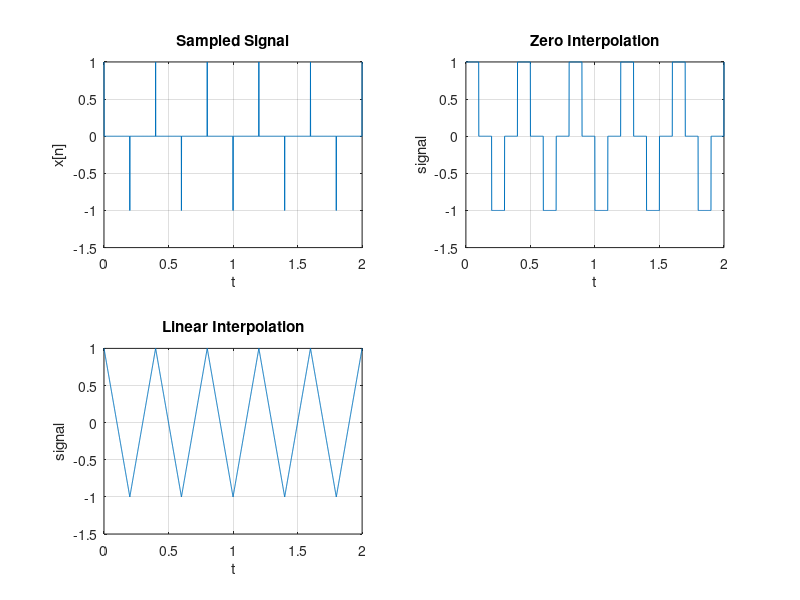

Source code (MATLAB): (Note: this script raises an error after producing the figure.)
t = 0:0.001:2;
xt = cos(5*pi*t) + sin(10*pi*t);
figure()
Ts = 0.1;

% plot(t,xt);
% figure()
count=1;
impulse = zeros(size(t));
for ii= 0:0.001:2
    if(mod(ii,Ts)==0)
        impulse(count) = 1;
    end
    count = count+1;
end

xnt = impulse.*xt;
%n= 0:20;
%xnt = cos(5*pi*t_samples) + sin(10*pi*t_samples);
subplot(2,2,1);
plot(t,xnt);
title("Sampled Signal");
ylabel("x[n]");
xlabel("t");
grid on

%zero interpolation
 % ZERO ORDER INTERPOLATION
 y1 = xnt;
 for ii=2:length(y1)
     if(mod(((ii-1)/1000),Ts)~=0)
         y1(ii) = y1(ii-1);
     end
 end
 
 subplot(2,2,2);
 plot(t,y1);
xlabel("t");
ylabel("signal");
grid on;
title("Zero Interpolation");

%MAE
MAEV = abs(xt-y1);
MAEV = [MAEV(251:1751)];
MAE = max(MAEV);
disp("Zero Interpolation");
disp(MAE);

%Linear Interpolation
% LINEAR INTERPOLATION
 x1=1:(Ts)*1000:length(xnt);
 v= zeros(size(x1));
 count=1;
 for ii=1:(Ts)*1000:length(xnt)
     v(count) = xnt(ii);
     count = count+1;
 end
 xq = 1:length(xnt);
 vq1 = interp1(x1,v,xq);
 subplot(2,2,3);
  plot(t,vq1);
xlabel("t");
ylabel("signal");
grid on;
title("Linear Interpolation");

%MAE
MAEV = abs(xt-vq1);
MAEV = [MAEV(251:1751)];
MAE = max(MAEV);
disp("Linear Interpolation");
disp(MAE);

%sinc interpolation
n=0:Ts:2;
t_fine = t;
y = sinc_recon(n,xnt,Ts,t_fine);
subplot(2,2,4);
plot(t,y);
title("Sinc Interpolation");
xlabel("t");
ylabel("signal");
grid on

%MAE
MAEV = abs(xt-y);
MAEV = [MAEV(251:1751)];
MAE = max(MAEV);
disp("Sinc Interpolation");
disp(MAE);



